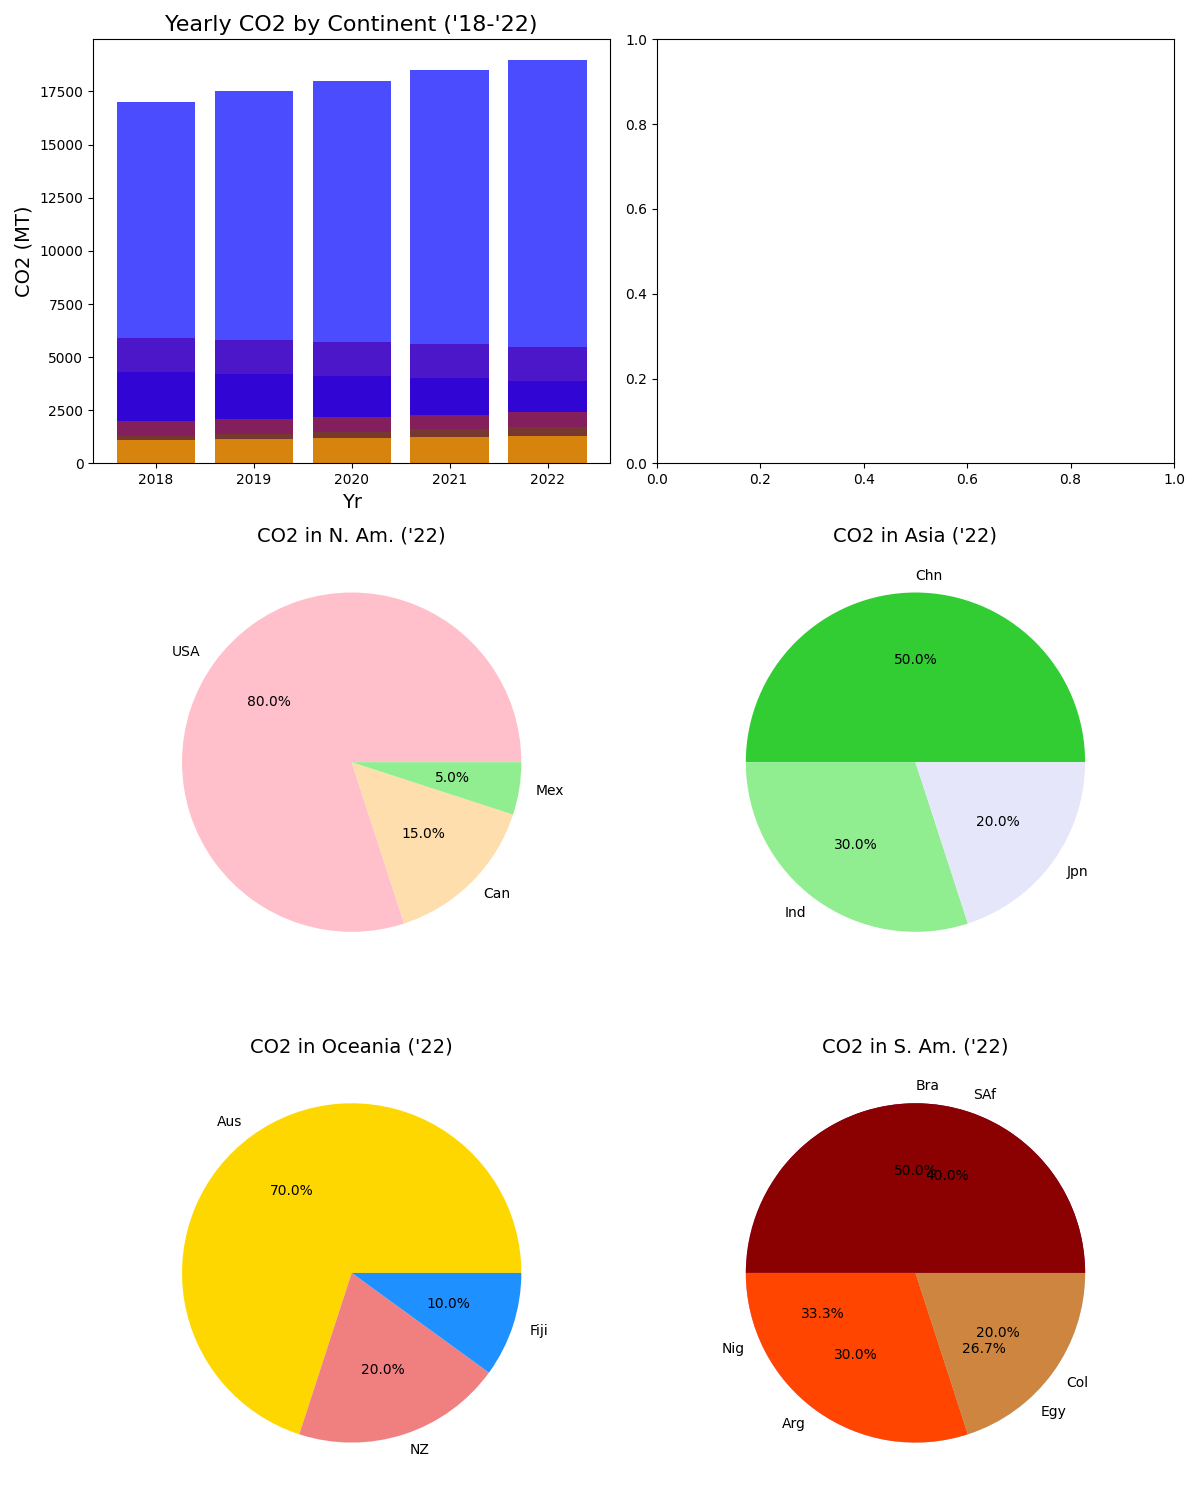

Source code (Python):
import matplotlib.pyplot as plt

years = ['2018', '2019', '2020', '2021', '2022']
emissions_na = [5900, 5800, 5700, 5600, 5500]
emissions_eu = [4300, 4200, 4100, 4000, 3900]
emissions_as = [17000, 17500, 18000, 18500, 19000]
emissions_af = [1300, 1400, 1500, 1600, 1700]
emissions_sa = [2000, 2100, 2200, 2300, 2400]
emissions_oc = [1100, 1150, 1200, 1250, 1300]

countries_na = ['USA', 'Can', 'Mex']
proportion_na = [80, 15, 5]

countries_as = ['Chn', 'Ind', 'Jpn']
proportion_as = [50, 30, 20]

countries_af = ['SAf', 'Nig', 'Egy']
proportion_af = [30, 25, 20]

countries_sa = ['Bra', 'Arg', 'Col']
proportion_sa = [50, 30, 20]

countries_oc = ['Aus', 'NZ', 'Fiji']
proportion_oc = [70, 20, 10]

fig, axs = plt.subplots(nrows=3, ncols=2, figsize=(12, 15))

axs[0, 0].bar(years, emissions_na, color='red', alpha=0.7)
axs[0, 0].bar(years, emissions_eu, color='purple', alpha=0.7)
axs[0, 0].bar(years, emissions_as, color='blue', alpha=0.7)
axs[0, 0].bar(years, emissions_af, color='green', alpha=0.7)
axs[0, 0].bar(years, emissions_sa, color='brown', alpha=0.7)
axs[0, 0].bar(years, emissions_oc, color='orange', alpha=0.7)
axs[0, 0].set_title('Yearly CO2 by Continent (\'18-\'22)', fontsize=16)
axs[0, 0].set_xlabel('Yr', fontsize=14)
axs[0, 0].set_ylabel('CO2 (MT)', fontsize=14)

axs[1, 0].pie(proportion_na, labels=countries_na, autopct='%1.1f%%', colors=['pink', 'navajowhite', 'lightgreen'])
axs[1, 0].set_title('CO2 in N. Am. (\'22)', fontsize=14)

axs[1, 1].pie(proportion_as, labels=countries_as, autopct='%1.1f%%', colors=['limegreen', 'lightgreen', 'lavender'])
axs[1, 1].set_title('CO2 in Asia (\'22)', fontsize=14)

axs[2, 0].pie(proportion_oc, labels=countries_oc, autopct='%1.1f%%', colors=['gold', 'lightcoral', 'dodgerblue'])
axs[2, 0].set_title('CO2 in Oceania (\'22)', fontsize=14)

axs[2, 1].pie(proportion_af, labels=countries_af, autopct='%1.1f%%', colors=['purple', 'violet', 'lightblue'])
axs[2, 1].set_title('CO2 in Africa (\'22)', fontsize=14)

axs[2, 1].pie(proportion_sa, labels=countries_sa, autopct='%1.1f%%', colors=['darkred', 'orangered', 'peru'])
axs[2, 1].set_title('CO2 in S. Am. (\'22)', fontsize=14)

plt.tight_layout()
plt.show()
